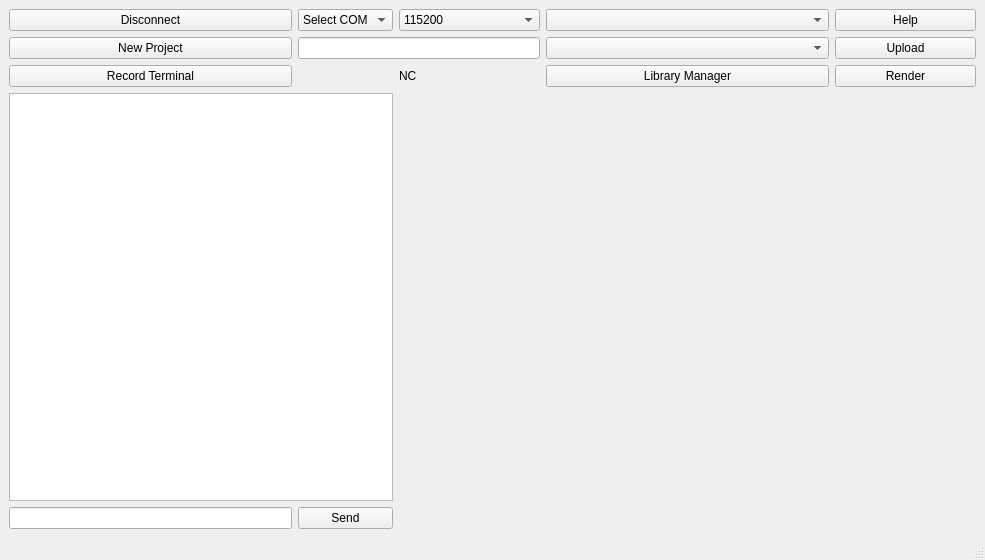
<?xml version="1.0" encoding="UTF-8"?>
<ui version="4.0">
 <class>MainWindow</class>
 <widget class="QMainWindow" name="MainWindow">
  <property name="geometry">
   <rect>
    <x>0</x>
    <y>0</y>
    <width>985</width>
    <height>558</height>
   </rect>
  </property>
  <property name="windowTitle">
   <string>SideKick</string>
  </property>
  <widget class="QWidget" name="centralwidget">
   <property name="minimumSize">
    <size>
     <width>0</width>
     <height>538</height>
    </size>
   </property>
   <layout class="QGridLayout" name="gridLayout_7">
    <item row="0" column="1">
     <layout class="QGridLayout" name="gridLayout" columnstretch="4,1,2,2,2,2,0">
      <item row="5" column="0">
       <widget class="QLineEdit" name="lineEdit"/>
      </item>
      <item row="3" column="0" rowspan="2" colspan="2">
       <widget class="QTextBrowser" name="terminal"/>
      </item>
      <item row="5" column="1">
       <widget class="QPushButton" name="send">
        <property name="text">
         <string>Send</string>
        </property>
       </widget>
      </item>
      <item row="4" column="2" rowspan="2" colspan="5">
       <widget class="QWidget" name="bottom_widget" native="true"/>
      </item>
      <item row="1" column="1" colspan="2">
       <widget class="QLineEdit" name="project_name">
        <property name="text">
         <string/>
        </property>
       </widget>
      </item>
      <item row="1" column="0">
       <widget class="QPushButton" name="new_project">
        <property name="text">
         <string>New Project</string>
        </property>
       </widget>
      </item>
      <item row="0" column="2">
       <widget class="QComboBox" name="baud_rate">
        <item>
         <property name="text">
          <string>115200</string>
         </property>
        </item>
        <item>
         <property name="text">
          <string>57600</string>
         </property>
        </item>
        <item>
         <property name="text">
          <string>38400</string>
         </property>
        </item>
        <item>
         <property name="text">
          <string>9600</string>
         </property>
        </item>
        <item>
         <property name="text">
          <string>1200</string>
         </property>
        </item>
        <item>
         <property name="text">
          <string>128000 </string>
         </property>
        </item>
        <item>
         <property name="text">
          <string>256000 </string>
         </property>
        </item>
        <item>
         <property name="text">
          <string>512000</string>
         </property>
        </item>
        <item>
         <property name="text">
          <string>1024000</string>
         </property>
        </item>
       </widget>
      </item>
      <item row="3" column="2" colspan="5">
       <widget class="QWidget" name="top_widget" native="true"/>
      </item>
      <item row="2" column="5" colspan="2">
       <widget class="QPushButton" name="render">
        <property name="text">
         <string>Render</string>
        </property>
       </widget>
      </item>
      <item row="2" column="1">
       <widget class="QLabel" name="label">
        <property name="text">
         <string/>
        </property>
       </widget>
      </item>
      <item row="0" column="1">
       <widget class="QComboBox" name="com_ports">
        <item>
         <property name="text">
          <string>Select COM</string>
         </property>
        </item>
       </widget>
      </item>
      <item row="2" column="0">
       <widget class="QPushButton" name="record">
        <property name="text">
         <string>Record Terminal</string>
        </property>
       </widget>
      </item>
      <item row="0" column="0">
       <widget class="QPushButton" name="disconnect">
        <property name="text">
         <string>Disconnect</string>
        </property>
       </widget>
      </item>
      <item row="1" column="5" colspan="2">
       <widget class="QPushButton" name="upload">
        <property name="styleSheet">
         <string notr="true"/>
        </property>
        <property name="text">
         <string>Upload</string>
        </property>
       </widget>
      </item>
      <item row="0" column="3" colspan="2">
       <widget class="QComboBox" name="device"/>
      </item>
      <item row="0" column="5" colspan="2">
       <widget class="QPushButton" name="help">
        <property name="text">
         <string>Help</string>
        </property>
       </widget>
      </item>
      <item row="1" column="3" colspan="2">
       <widget class="QComboBox" name="project_paths"/>
      </item>
      <item row="2" column="2">
       <widget class="QLabel" name="COM">
        <property name="text">
         <string>NC</string>
        </property>
       </widget>
      </item>
      <item row="2" column="3" colspan="2">
       <widget class="QPushButton" name="lib_manager">
        <property name="text">
         <string>Library Manager</string>
        </property>
       </widget>
      </item>
     </layout>
    </item>
   </layout>
  </widget>
  <widget class="QStatusBar" name="statusbar"/>
 </widget>
 <resources/>
 <connections/>
</ui>
